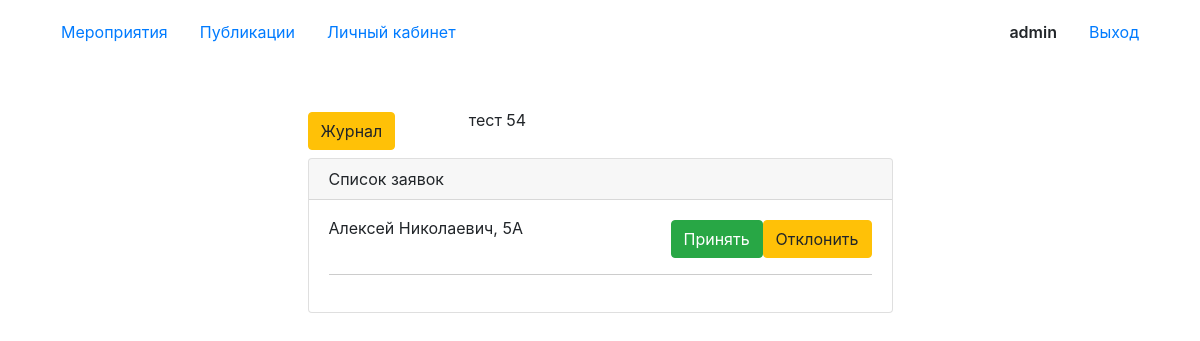
Page /event/23/apply (signed in) on the committed database.
### main/models.py (models this page shows, shortened)
class CustomUser(AbstractUser):
    class_scool = models.CharField(max_length=10, choices=klass_Choices)
    def __str__(self) -> str:
        return f"{self.username} {self.last_name}, {self.class_scool}"

class Event(models.Model):
    title = models.CharField(max_length=255, null=True, blank=True)
    description = models.TextField(null=True, blank=True)
    max_eventers = models.IntegerField(default=100)
    location = models.CharField(max_length=255, null=True, blank=True)
    date_event = models.DateTimeField(null=True, blank=True)
    event_type = models.ForeignKey('EventType', on_delete=models.CASCADE)
    education_level = models.ForeignKey('EducationLevel', on_delete=models.CASCADE)
    responsible = models.ForeignKey('CustomUser', null=True, blank=True, on_delete=models.CASCADE)
    image = models.ImageField(upload_to='images', null=True, blank=True)

class Application(models.Model):
    date_submitted = models.DateField(blank=True, null=True, default=timezone.now)
    event = models.ForeignKey('Event', blank=True, null=True, on_delete=models.CASCADE)
    user = models.ForeignKey('CustomUser', on_delete=models.CASCADE, null=True, blank=True)
    status = models.ForeignKey('Status', on_delete=models.CASCADE, null=True, blank=True)

### main/views.py (the view)
# urls.py: path('event/<int:pk>/<str:slug>', ApplicationView.as_view(), name='applications'),
class ApplicationView(ListView):
    model = Application
    template_name = 'application.html'
    def get_context_data(self, **kwargs):
        context = super().get_context_data(**kwargs)
        if self.kwargs.get('slug') == 'apply':
            context['apply'] = True
        elif self.kwargs.get('slug') == 'visit_log':
            context['visit_log'] = True
        context['event'] = Event.objects.get(id=self.kwargs.get('pk'))
        return context
    def get_queryset(self) -> QuerySet[Any]:
        if self.kwargs.get('slug') == 'apply':
            return Application.objects.filter(status=1)
        elif self.kwargs.get('slug') == 'visit_log':
            return Application.objects.filter(status__in=[2, 5])

### main/templates/application.html (shortened to what this page needs)
{% extends 'base.html' %}
{% load static %}
{% block content %}
{% if user.is_staff %}
<div class="mb-2 d-flex justify-content-between">
    {% if apply %}
    <a href="{% url 'applications' event.id 'visit_log' %}" class="btn btn-warning">Журнал</a>
    {% elif visit_log %}
    <a href="{% url 'applications' event.id 'apply' %}" class="btn btn-success">Заявки</a>
    {% endif %}
    <div class="fs-5 col-9">{{event.title}}</div>
</div>
{% endif %}
<div class="card">
    <div class="card-header">
        Список заявок
    </div>
    <div class="card-body">
        <ul class="list-group">
            {% for object in object_list %}
            <li class="row">
                <div class="col d-flex justify-content-between">
                    <div>{{ object.user }}</div>
                    <div class="btn-group">
                        {% if apply %}
                        <form action="{% url 'change_status_application' %}" method="post">
                            <input type="submit" class="btn btn-success" value="Принять">
                        </form>
                        <form action="{% url 'change_status_application' %}" method="post">
                            <input type="submit" class="btn btn-warning" value="Отклонить">
                        </form>
                        {% endif %}
                    </div>
                </div>
            </li>
            <hr/>
            {% empty %}
            <li>Список мероприятий пуст.</li>
            {% endfor %}
        </ul>
    </div>
</div>
{% endblock %}

### main/templates/base.html (shortened to what this page needs)
<!DOCTYPE html>
{% load static %}
<html lang="en">
<head>
    <link rel="stylesheet" href="https://stackpath.bootstrapcdn.com/bootstrap/4.5.2/css/bootstrap.min.css">
    <link rel="stylesheet" href="{% static "css/null.css" %}">
    <link rel="stylesheet" href="{% static "css/style.css" %}">
</head>
<body>
    <div class="wraper">
        <header class="header">
            <div class="container d-flex justify-content-between">
                <div class="d-flex justify-content-center py-3">
                    <ul class="nav nav-pills">
                        <li class="nav-item">
                            <a href="{% url 'main' %}" class="nav-link {{ active.event }}">Мероприятия</a>
                        </li>
                        <li class="nav-item">
                            <a href="{% url 'posts' %}" class="nav-link {{ active.post }}">Публикации</a>
                        </li>
                        {% if user.is_active %}
                        <li class="nav-item">
                            <a href="{% url 'profile' %}" class="nav-link {{ active.profile }}">Личный кабинет</a>
                        </li>
                        {% endif %}
                    </ul>
                </div>
                <div class="d-flex justify-content-center py-3">
                    <ul class="nav nav-pills">
                        <li class="nav-item ">
                            <span class="nav-link header-username">{{ user.username }}</span>
                        </li>
                        {% if user.is_authenticated %}
                        <li class="nav-item">
                            <a href="{% url 'logout' %}" class="nav-link">Выход</a>
                        </li>
                        {% else %}
                        <li class="nav-item">
                            <a href="{% url 'login' %}" class="nav-link">Войти</a>
                        </li>
                        {% endif %}
                    </ul>
                </div>
            </div>
        </header>
        <main class="row justify-content-center">
            <div class="container mt-5 col-md-6">
                {% block content %}{% endblock %}
            </div>
        </main>
    </div>
</body>
</html>

### main/static/css/null.css (style rules this page uses)
html, body, div, span, object, iframe, h1, h2, h3, h4, h5, h6, p, blockquote, pre, abbr, address, cite, code, del, dfn, em, img, ins, kbd, q, samp, small, strong, sub, sup, var, b, i, dl, dt, dd, ol, ul, li, fieldset, form, label, legend, table, caption, tbody, tfoot, thead, tr, th, td, article, aside, canvas, details, figcaption, figure, footer, header, hgroup, menu, nav, section, summary, time, mark, audio, video { margin:0; padding:0; border:0; outline:0; font-size:100%; vertical-align:baseline; background:transparent; }
body { line-height:1; }
article,aside,details,figcaption,figure, footer,header,hgroup,menu,nav,section { display:block; }
a { margin:0; padding:0; font-size:100%; vertical-align:baseline; background:transparent; }
hr { display:block; height:1px; border:0; border-top:1px solid #cccccc; margin:1em 0; padding:0; }
input, select { vertical-align:middle; }
ul, ol, li { list-style: none; }

### main/static/css/style.css (style rules this page uses)
.header-username { font-weight: 600; }

### rows in the picture
CustomUser: username "admin"
Event: title "тест 54"
Application: user "Алексей Николаевич, 5А"
